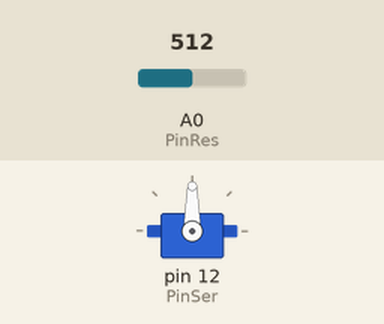
A sketch run on a simulated Arduino Uno, built with avr-gcc and run on an emulated ATmega328P. Shown: servo. The inputs (shaded band) are chosen by the test bench; at power-on: A0 (PinRes) = 512.

Above: at 1.2 s.
1.3 s: A0 (PinRes) set to 716
At 2.3 s:
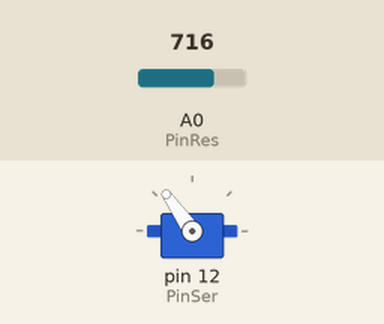
2.8 s: A0 (PinRes) set to 900
At 3.4 s:
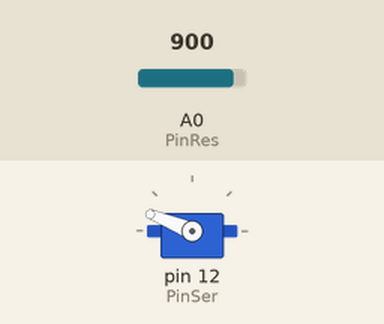
4.3 s: A0 (PinRes) set to 1023
At 4.6 s:
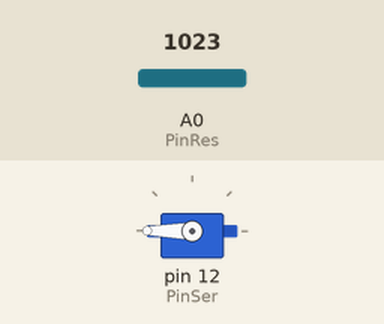
5.8 s: A0 (PinRes) set to 306
At 6.9 s:
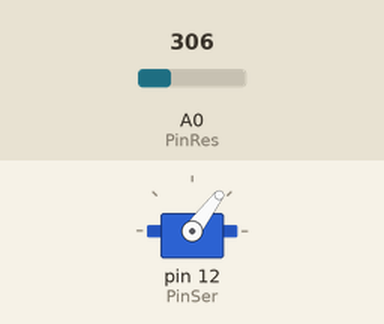
7.3 s: A0 (PinRes) set to 122
At 8.1 s:
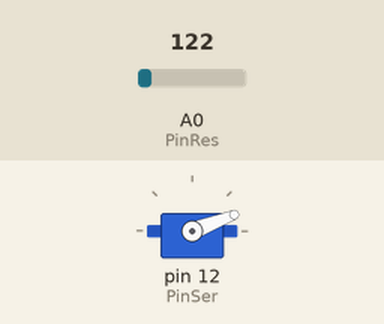
Timing chart, 0 to 9.8 s (numbered marks = the images above; inputs shaded):
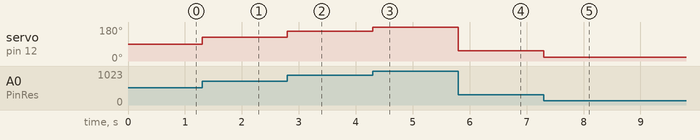

Measured:
- after the input at 1.3 s, servo on pin 12 (PinSer): 90° → 125° at once
- after the input at 2.8 s, servo on pin 12 (PinSer): 125° → 158° at once
- after the input at 4.3 s, servo on pin 12 (PinSer): 158° → 180° at once
- after the input at 5.8 s, servo on pin 12 (PinSer): 180° → 53° at once
- after the input at 7.3 s, servo on pin 12 (PinSer): 53° → 21° at once

The sketch:

Lesson_11.ino
```cpp
#include <Servo.h>                  //  Подключаем библиотеку Servo

const int PinRes = A0;              //  Создаём константу с № входа к которому подключен потенциометр
const int PinSer = 12;              //  Создаём константу с № вывода к которому подключен сервопривод
int       Angle;                    //  Создаём переменную типа int для хранения угла поворота в градусах
Servo     ObjSer;                   //  Создаём объект для работы с библиотекой Servo

void setup(){                       //  Код внутри функции setup выполняется только 1 раз, при старте
    ObjSer.attach(PinSer);          //  Вызываем функцию attach объекта ObjSer с параметром PinSer, указывая
}                                   //  библиотеке, что сервопривод подключён к выводу PinSer

void loop(){                        //  Код внутри функции loop выполняется постоянно
    Angle = analogRead(PinRes);     //  Считываем состояние со входа PinRes в переменную Angle
    Angle = map(Angle,0,1023,0,180);//  Преобразуем значение переменной Angle в градусы ( 0° ... 180° )
    ObjSer.write(Angle);            //  Вызываем функцию write объекта ObjSer с параметром Angle, указывая
}                                   //  библиотеке, что сервопривод нужно повернуть на угол Angle
```
